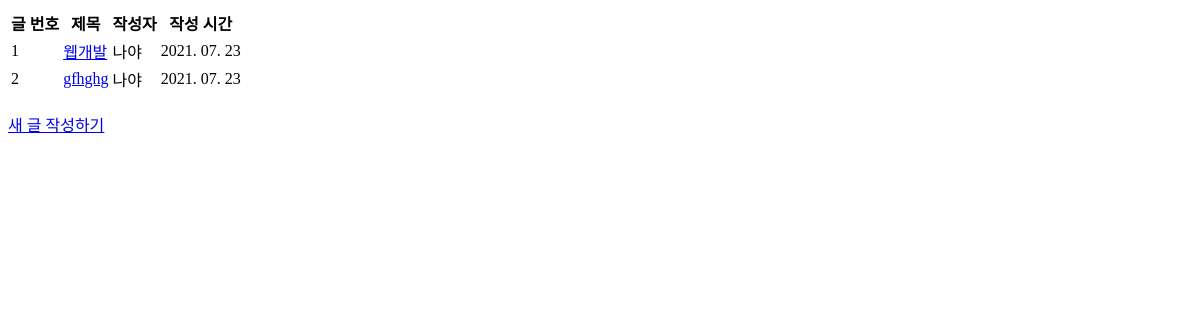
Before: /guide/ with the older database file.
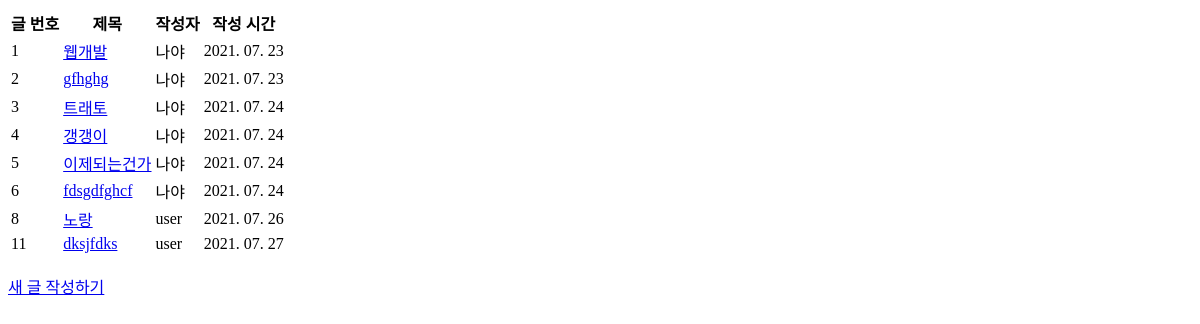
After: the same page with the newer database file.
### Guide/models.py (models this page shows)
class Guide (models.Model) :
    title = models.CharField(max_length=100, blank=False)
    content = models.TextField(blank=False)
    writer = models.CharField(max_length=10)
    date = models.DateField()
    location = models.CharField(max_length=10)
    image = models.ImageField(upload_to='', blank=True, null=True)
    price =models.IntegerField()

### Guide/views.py (the view)
# urls.py: path('',guide_list, name='guide_list'),
def guide_list (request) :
    lists = Guide.objects.all()
    return render(request,'guide_list.html',{'guide_list':lists})

### Guide/templates/guide_list.html (shortened to what this page needs)
<!DOCTYPE html>
<html lang="en">
<head>
</head>
<body>
    <table>
        <thead>
            <tr class = "text-center">
                <th>글 번호</th>
                <th>제목</th>
                <th>작성자</th>
                <th>작성 시간</th>
            </tr>
        </thead>
        <tbody>
            {% if guide_list %}
            {% for list in guide_list %}
            <tr class="text-center">
                <td>{{ list.id }}</td>
                <td><a href="{% url 'guide_detail' list.id %}"> {{ list.title|truncatechars:30 }}</a></td>
                <td>{{ list.writer }}</td>
                <td>{{ list.date|date:'Y. m. d' }}</td>
            </tr>
            {% endfor %}
            {% else %}
            <tr class ="text-center">
                <td colspan="5">
                    작성된 게시글이 없습니다.
                </td>
            </tr>
            {% endif %}
        </tbody>
    </table>
    <br>
    <a href="{% url 'guide_new' %}" >새 글 작성하기</a>
</body>
</html>

Changed rows visible on the page:
added Guide: id "3", title "트래토", writer "나야", date "2021. 07. 24"
added Guide: id "4", title "갱갱이", writer "나야", date "2021. 07. 24"
added Guide: id "5", title "이제되는건가", writer "나야", date "2021. 07. 24"
added Guide: id "6", title "fdsgdfghcf", writer "나야", date "2021. 07. 24"
added Guide: id "8", title "노랑", writer "user", date "2021. 07. 26"
added Guide: id "11", title "dksjfdks", writer "user", date "2021. 07. 27"
